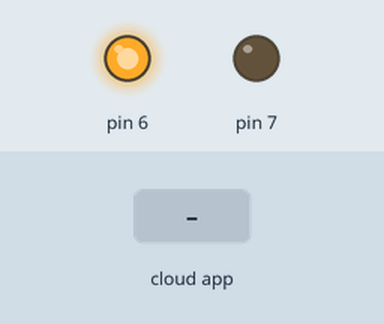
Simulated run of this sketch. Board: Arduino Uno, built with avr-gcc and run on an emulated ATmega328P. Parts: output pins drawn as LEDs (lit = HIGH). The inputs (shaded band) are chosen by the test bench. The ROS host is connected and sends only what is stated.

Above: at 1.2 s.
1.3 s: the phone or cloud app sets command to 100
At 2.3 s:
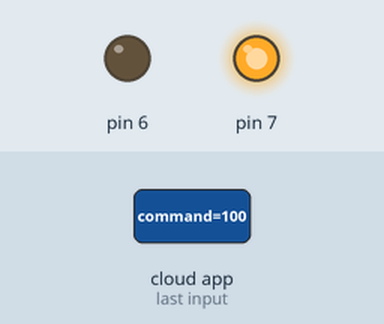
Timing chart, 0 to 4.3 s (numbered marks = the images above; inputs shaded):
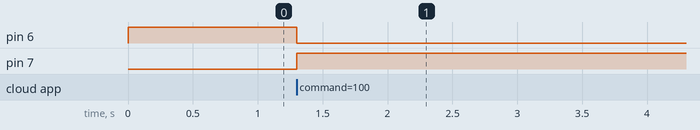

The sketch:

Proof_of_Concept.ino
```cpp
/*
 * rosserial subscriber to Joy node
 * for IGVC 2018 proof of concept
 */

#include <ros.h>
//#include <std_msgs.h>
//#include <sensor_msgs/Joy.h>
#include <std_msgs/Float64.h>

ros::NodeHandle nh; /* this instantiates the node handle*/


//void joydata (const sensor_msgs::Joy& joy){
//  if ((joy.buttons[0]) > 0.5){
//    digitalWrite(7, HIGH-digitalRead(7));
//  }
//  if ((joy.buttons[1]) > 0.5){
//    digitalWrite(6, HIGH-digitalRead(6));
//  }
//}
//ros::Subscriber<sensor_msgs::Joy> sub("joy", joydata);

void joydata (const std_msgs::Float64& velocity_left){
  if ((velocity_left.data) > 0.9){
    digitalWrite(7, HIGH-digitalRead(7));
  }
  if ((velocity_left.data) > 0.9){
    digitalWrite(6, HIGH-digitalRead(6));
  }

}

ros::Subscriber<std_msgs::Float64> sub("left_velocity_controller/command", joydata);

void setup()
{
  digitalWrite(6, HIGH);
  pinMode(7, OUTPUT);
  pinMode(6, OUTPUT);
  nh.initNode();
  nh.subscribe(sub);
}


void loop()
{
  nh.spinOnce();
  //delay(0.1);
}
```

Measured:
- after the input at 1.3 s, pin 6: HIGH → LOW at once; pin 7: LOW → HIGH at once
